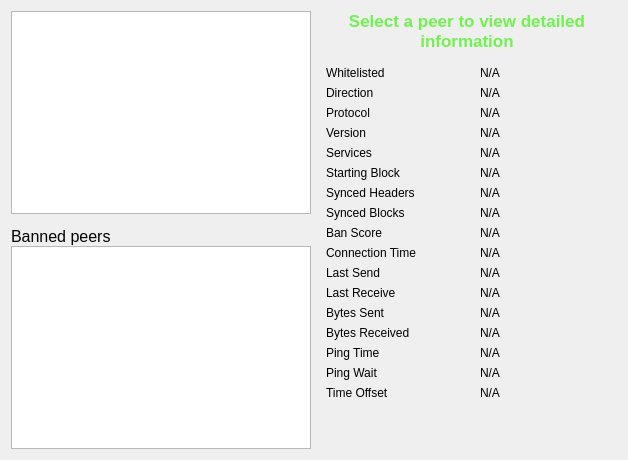
     <widget class="QWidget" name="tab_peers">
      <attribute name="title">
       <string>&amp;Peers</string>
      </attribute>
      <layout class="QGridLayout" name="gridLayout_2">
       <item row="0" column="0" rowspan="2">
        <layout class="QVBoxLayout" name="verticalLayout_101">
         <property name="spacing">
          <number>0</number>
         </property>
         <item>
          <widget class="QTableView" name="peerWidget">
           <property name="horizontalScrollBarPolicy">
            <enum>Qt::ScrollBarAsNeeded</enum>
           </property>
           <property name="sortingEnabled">
            <bool>true</bool>
           </property>
           <attribute name="horizontalHeaderHighlightSections">
            <bool>false</bool>
           </attribute>
          </widget>
         </item>
         <item>
          <widget class="QLabel" name="banHeading">
           <property name="sizePolicy">
            <sizepolicy hsizetype="Preferred" vsizetype="Minimum">
             <horstretch>0</horstretch>
             <verstretch>0</verstretch>
            </sizepolicy>
           </property>
           <property name="minimumSize">
            <size>
             <width>300</width>
             <height>32</height>
            </size>
           </property>
           <property name="maximumSize">
            <size>
             <width>16777215</width>
             <height>32</height>
            </size>
           </property>
           <property name="font">
            <font>
             <pointsize>12</pointsize>
            </font>
           </property>
           <property name="cursor">
            <cursorShape>IBeamCursor</cursorShape>
           </property>
           <property name="text">
            <string>Banned peers</string>
           </property>
           <property name="alignment">
            <set>Qt::AlignBottom|Qt::AlignLeading|Qt::AlignLeft</set>
           </property>
           <property name="wordWrap">
            <bool>true</bool>
           </property>
           <property name="textInteractionFlags">
            <set>Qt::NoTextInteraction</set>
           </property>
          </widget>
         </item>
         <item>
          <widget class="QTableView" name="banlistWidget">
           <property name="sizePolicy">
            <sizepolicy hsizetype="Expanding" vsizetype="Expanding">
             <horstretch>0</horstretch>
             <verstretch>0</verstretch>
            </sizepolicy>
           </property>
           <property name="horizontalScrollBarPolicy">
            <enum>Qt::ScrollBarAsNeeded</enum>
           </property>
           <property name="sortingEnabled">
            <bool>true</bool>
           </property>
           <attribute name="horizontalHeaderHighlightSections">
            <bool>false</bool>
           </attribute>
          </widget>
         </item>
        </layout>
       </item>
       <item row="0" column="1">
        <widget class="QLabel" name="peerHeading">
         <property name="sizePolicy">
          <sizepolicy hsizetype="Preferred" vsizetype="Minimum">
           <horstretch>0</horstretch>
           <verstretch>0</verstretch>
          </sizepolicy>
         </property>
         <property name="minimumSize">
          <size>
           <width>300</width>
           <height>32</height>
          </size>
         </property>
         <property name="font">
          <font>
           <pointsize>10</pointsize>
           <weight>75</weight>
           <bold>true</bold>
          </font>
         </property>
         <property name="cursor">
          <cursorShape>IBeamCursor</cursorShape>
         </property>
         <property name="text">
          <string>&lt;html&gt;&lt;head/&gt;&lt;body&gt;&lt;p&gt;&lt;span style=&quot; font-size:13pt; color:#6ff34d;&quot;&gt;Select a peer to view detailed information&lt;/span&gt;&lt;/p&gt;&lt;/body&gt;&lt;/html&gt;</string>
         </property>
         <property name="alignment">
          <set>Qt::AlignCenter</set>
         </property>
         <property name="wordWrap">
          <bool>true</bool>
         </property>
         <property name="textInteractionFlags">
          <set>Qt::LinksAccessibleByMouse|Qt::TextSelectableByKeyboard|Qt::TextSelectableByMouse</set>
         </property>
        </widget>
       </item>
       <item row="1" column="1">
        <widget class="QWidget" name="detailWidget" native="true">
         <property name="minimumSize">
          <size>
           <width>300</width>
           <height>0</height>
          </size>
         </property>
         <layout class="QGridLayout" name="gridLayout_3">
          <item row="0" column="0">
           <widget class="QLabel" name="label_30">
            <property name="text">
             <string>Whitelisted</string>
            </property>
           </widget>
          </item>
          <item row="0" column="2">
           <widget class="QLabel" name="peerWhitelisted">
            <property name="cursor">
             <cursorShape>IBeamCursor</cursorShape>
            </property>
            <property name="text">
             <string>N/A</string>
            </property>
            <property name="textFormat">
             <enum>Qt::PlainText</enum>
            </property>
            <property name="textInteractionFlags">
             <set>Qt::LinksAccessibleByMouse|Qt::TextSelectableByKeyboard|Qt::TextSelectableByMouse</set>
            </property>
           </widget>
          </item>
          <item row="1" column="0">
           <widget class="QLabel" name="label_23">
            <property name="text">
             <string>Direction</string>
            </property>
           </widget>
          </item>
          <item row="1" column="2">
           <widget class="QLabel" name="peerDirection">
            <property name="cursor">
             <cursorShape>IBeamCursor</cursorShape>
            </property>
            <property name="text">
             <string>N/A</string>
            </property>
            <property name="textFormat">
             <enum>Qt::PlainText</enum>
            </property>
            <property name="textInteractionFlags">
             <set>Qt::LinksAccessibleByMouse|Qt::TextSelectableByKeyboard|Qt::TextSelectableByMouse</set>
            </property>
           </widget>
          </item>
          <item row="2" column="0">
           <widget class="QLabel" name="label_21">
            <property name="text">
             <string>Protocol</string>
            </property>
           </widget>
          </item>
          <item row="2" column="2">
           <widget class="QLabel" name="peerVersion">
            <property name="cursor">
             <cursorShape>IBeamCursor</cursorShape>
            </property>
            <property name="text">
             <string>N/A</string>
            </property>
            <property name="textFormat">
             <enum>Qt::PlainText</enum>
            </property>
            <property name="textInteractionFlags">
             <set>Qt::LinksAccessibleByMouse|Qt::TextSelectableByKeyboard|Qt::TextSelectableByMouse</set>
            </property>
           </widget>
          </item>
          <item row="3" column="0">
           <widget class="QLabel" name="label_28">
            <property name="text">
             <string>Version</string>
            </property>
           </widget>
          </item>
          <item row="3" column="2">
           <widget class="QLabel" name="peerSubversion">
            <property name="cursor">
             <cursorShape>IBeamCursor</cursorShape>
            </property>
            <property name="text">
             <string>N/A</string>
            </property>
            <property name="textFormat">
             <enum>Qt::PlainText</enum>
            </property>
            <property name="textInteractionFlags">
             <set>Qt::LinksAccessibleByMouse|Qt::TextSelectableByKeyboard|Qt::TextSelectableByMouse</set>
            </property>
           </widget>
          </item>
          <item row="4" column="0">
           <widget class="QLabel" name="label_4">
            <property name="text">
             <string>Services</string>
            </property>
           </widget>
          </item>
          <item row="4" column="2">
           <widget class="QLabel" name="peerServices">
            <property name="cursor">
             <cursorShape>IBeamCursor</cursorShape>
            </property>
            <property name="text">
             <string>N/A</string>
            </property>
            <property name="textFormat">
             <enum>Qt::PlainText</enum>
            </property>
            <property name="textInteractionFlags">
             <set>Qt::LinksAccessibleByMouse|Qt::TextSelectableByKeyboard|Qt::TextSelectableByMouse</set>
            </property>
           </widget>
          </item>
          <item row="5" column="0">
           <widget class="QLabel" name="label_29">
            <property name="text">
             <string>Starting Block</string>
            </property>
           </widget>
          </item>
          <item row="5" column="2">
           <widget class="QLabel" name="peerHeight">
            <property name="cursor">
             <cursorShape>IBeamCursor</cursorShape>
            </property>
            <property name="text">
             <string>N/A</string>
            </property>
            <property name="textFormat">
             <enum>Qt::PlainText</enum>
            </property>
            <property name="textInteractionFlags">
             <set>Qt::LinksAccessibleByMouse|Qt::TextSelectableByKeyboard|Qt::TextSelectableByMouse</set>
            </property>
           </widget>
          </item>
          <item row="6" column="0">
           <widget class="QLabel" name="label_27">
            <property name="text">
             <string>Synced Headers</string>
            </property>
           </widget>
          </item>
          <item row="6" column="2">
           <widget class="QLabel" name="peerSyncHeight">
            <property name="cursor">
             <cursorShape>IBeamCursor</cursorShape>
            </property>
            <property name="text">
             <string>N/A</string>
            </property>
            <property name="textFormat">
             <enum>Qt::PlainText</enum>
            </property>
            <property name="textInteractionFlags">
             <set>Qt::LinksAccessibleByMouse|Qt::TextSelectableByKeyboard|Qt::TextSelectableByMouse</set>
            </property>
           </widget>
          </item>
          <item row="7" column="0">
           <widget class="QLabel" name="label_25">
            <property name="text">
             <string>Synced Blocks</string>
            </property>
           </widget>
          </item>
          <item row="7" column="2">
           <widget class="QLabel" name="peerCommonHeight">
            <property name="cursor">
             <cursorShape>IBeamCursor</cursorShape>
            </property>
            <property name="text">
             <string>N/A</string>
            </property>
            <property name="textFormat">
             <enum>Qt::PlainText</enum>
            </property>
            <property name="textInteractionFlags">
             <set>Qt::LinksAccessibleByMouse|Qt::TextSelectableByKeyboard|Qt::TextSelectableByMouse</set>
            </property>
           </widget>
          </item>
          <item row="8" column="0">
           <widget class="QLabel" name="label_24">
            <property name="text">
             <string>Ban Score</string>
            </property>
           </widget>
          </item>
          <item row="8" column="2">
           <widget class="QLabel" name="peerBanScore">
            <property name="cursor">
             <cursorShape>IBeamCursor</cursorShape>
            </property>
            <property name="text">
             <string>N/A</string>
            </property>
            <property name="textFormat">
             <enum>Qt::PlainText</enum>
            </property>
            <property name="textInteractionFlags">
             <set>Qt::LinksAccessibleByMouse|Qt::TextSelectableByKeyboard|Qt::TextSelectableByMouse</set>
            </property>
           </widget>
          </item>
          <item row="9" column="0">
           <widget class="QLabel" name="label_22">
            <property name="text">
             <string>Connection Time</string>
            </property>
           </widget>
          </item>
          <item row="9" column="2">
           <widget class="QLabel" name="peerConnTime">
            <property name="cursor">
             <cursorShape>IBeamCursor</cursorShape>
            </property>
            <property name="text">
             <string>N/A</string>
            </property>
            <property name="textFormat">
             <enum>Qt::PlainText</enum>
            </property>
            <property name="textInteractionFlags">
             <set>Qt::LinksAccessibleByMouse|Qt::TextSelectableByKeyboard|Qt::TextSelectableByMouse</set>
            </property>
           </widget>
          </item>
          <item row="10" column="0">
           <widget class="QLabel" name="label_15">
            <property name="text">
             <string>Last Send</string>
            </property>
           </widget>
          </item>
          <item row="10" column="2">
           <widget class="QLabel" name="peerLastSend">
            <property name="cursor">
             <cursorShape>IBeamCursor</cursorShape>
            </property>
            <property name="text">
             <string>N/A</string>
            </property>
            <property name="textFormat">
             <enum>Qt::PlainText</enum>
            </property>
            <property name="textInteractionFlags">
             <set>Qt::LinksAccessibleByMouse|Qt::TextSelectableByKeyboard|Qt::TextSelectableByMouse</set>
            </property>
           </widget>
          </item>
          <item row="11" column="0">
           <widget class="QLabel" name="label_19">
            <property name="text">
             <string>Last Receive</string>
            </property>
           </widget>
          </item>
          <item row="11" column="2">
           <widget class="QLabel" name="peerLastRecv">
            <property name="cursor">
             <cursorShape>IBeamCursor</cursorShape>
            </property>
            <property name="text">
             <string>N/A</string>
            </property>
            <property name="textFormat">
             <enum>Qt::PlainText</enum>
            </property>
            <property name="textInteractionFlags">
             <set>Qt::LinksAccessibleByMouse|Qt::TextSelectableByKeyboard|Qt::TextSelectableByMouse</set>
            </property>
           </widget>
          </item>
          <item row="12" column="0">
           <widget class="QLabel" name="label_18">
            <property name="text">
             <string>Bytes Sent</string>
            </property>
           </widget>
          </item>
          <item row="12" column="2">
           <widget class="QLabel" name="peerBytesSent">
            <property name="cursor">
             <cursorShape>IBeamCursor</cursorShape>
            </property>
            <property name="text">
             <string>N/A</string>
            </property>
            <property name="textFormat">
             <enum>Qt::PlainText</enum>
            </property>
            <property name="textInteractionFlags">
             <set>Qt::LinksAccessibleByMouse|Qt::TextSelectableByKeyboard|Qt::TextSelectableByMouse</set>
            </property>
           </widget>
          </item>
          <item row="13" column="0">
           <widget class="QLabel" name="label_20">
            <property name="text">
             <string>Bytes Received</string>
            </property>
           </widget>
          </item>
          <item row="13" column="2">
           <widget class="QLabel" name="peerBytesRecv">
            <property name="cursor">
             <cursorShape>IBeamCursor</cursorShape>
            </property>
            <property name="text">
             <string>N/A</string>
            </property>
            <property name="textFormat">
             <enum>Qt::PlainText</enum>
            </property>
            <property name="textInteractionFlags">
             <set>Qt::LinksAccessibleByMouse|Qt::TextSelectableByKeyboard|Qt::TextSelectableByMouse</set>
            </property>
           </widget>
          </item>
          <item row="14" column="0">
           <widget class="QLabel" name="label_26">
            <property name="text">
             <string>Ping Time</string>
            </property>
           </widget>
          </item>
          <item row="14" column="2">
           <widget class="QLabel" name="peerPingTime">
            <property name="cursor">
             <cursorShape>IBeamCursor</cursorShape>
            </property>
            <property name="text">
             <string>N/A</string>
            </property>
            <property name="textFormat">
             <enum>Qt::PlainText</enum>
            </property>
            <property name="textInteractionFlags">
             <set>Qt::LinksAccessibleByMouse|Qt::TextSelectableByKeyboard|Qt::TextSelectableByMouse</set>
            </property>
           </widget>
          </item>
          <item row="15" column="0">
           <widget class="QLabel" name="peerPingWaitLabel">
            <property name="toolTip">
             <string>The duration of a currently outstanding ping.</string>
            </property>
            <property name="text">
             <string>Ping Wait</string>
            </property>
           </widget>
          </item>
          <item row="15" column="2">
           <widget class="QLabel" name="peerPingWait">
            <property name="cursor">
             <cursorShape>IBeamCursor</cursorShape>
            </property>
            <property name="text">
             <string>N/A</string>
            </property>
            <property name="textFormat">
             <enum>Qt::PlainText</enum>
            </property>
            <property name="textInteractionFlags">
             <set>Qt::LinksAccessibleByMouse|Qt::TextSelectableByKeyboard|Qt::TextSelectableByMouse</set>
            </property>
           </widget>
          </item>
          <item row="16" column="0">
           <widget class="QLabel" name="label_timeoffset">
            <property name="text">
             <string>Time Offset</string>
            </property>
           </widget>
          </item>
          <item row="16" column="2">
           <widget class="QLabel" name="timeoffset">
            <property name="cursor">
             <cursorShape>IBeamCursor</cursorShape>
            </property>
            <property name="text">
             <string>N/A</string>
            </property>
            <property name="textFormat">
             <enum>Qt::PlainText</enum>
            </property>
            <property name="textInteractionFlags">
             <set>Qt::LinksAccessibleByMouse|Qt::TextSelectableByKeyboard|Qt::TextSelectableByMouse</set>
            </property>
           </widget>
          </item>
          <item row="17" column="1">
           <spacer name="verticalSpacer_3">
            <property name="orientation">
             <enum>Qt::Vertical</enum>
            </property>
            <property name="sizeHint" stdset="0">
             <size>
              <width>20</width>
              <height>40</height>
             </size>
            </property>
           </spacer>
          </item>
         </layout>
        </widget>
       </item>
      </layout>
     </widget>
